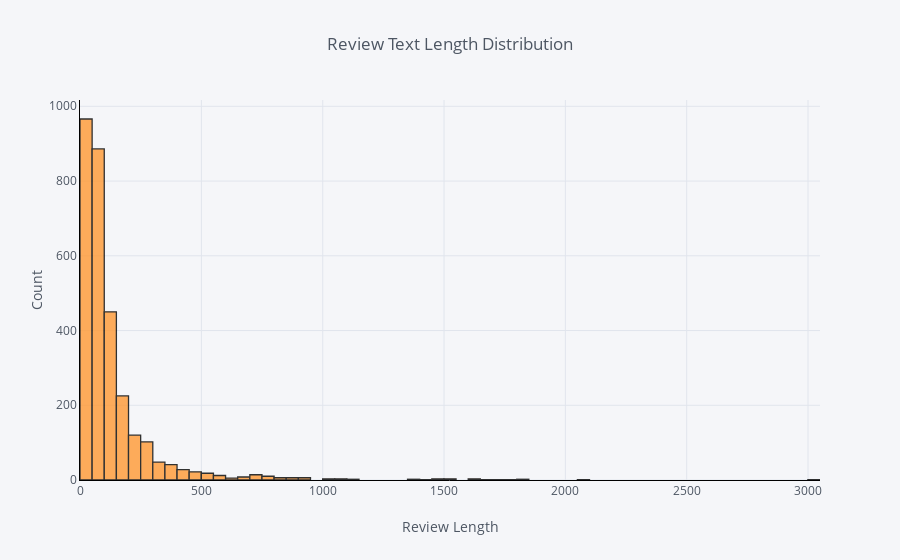

Notebook source saved alongside this figure:
### Markdown cell above
### 3.3 The distribution of review text lengths

### Code cell
mv_data['review_len'].iplot(
    kind='hist',
    bins=100,
    xTitle='Review Length',
    linecolor='black',
    yTitle='Count',
    title='Review Text Length Distribution')

### Figure 1 — Plotly figure (JSON) as saved in the notebook; plotly's stock layout.template omitted (floating-point values rounded to 4 significant figures; data arrays with more than 128 entries replaced by an {"elided": "..."} marker saying what was removed)
{"data": [{"histfunc": "count", "histnorm": "", "marker": {"color": "rgba(255, 153, 51, 1.0)", "line": {"color": "#000000", "width": 1.3}}, "name": "review_len", "nbinsx": 100, "opacity": 0.8, "orientation": "v", "type": "histogram", "uid": "3e49efa3-d64e-4ba4-9010-68d95c6ef373", "x": {"elided": "3000 int values"}}], "layout": {"barmode": "overlay", "legend": {"bgcolor": "#F5F6F9", "font": {"color": "#4D5663"}}, "paper_bgcolor": "#F5F6F9", "plot_bgcolor": "#F5F6F9", "title": {"font": {"color": "#4D5663"}, "text": "Review Text Length Distribution"}, "xaxis": {"gridcolor": "#E1E5ED", "linecolor": "black", "showgrid": true, "tickfont": {"color": "#4D5663"}, "title": {"font": {"color": "#4D5663"}, "text": "Review Length"}, "zerolinecolor": "#E1E5ED"}, "yaxis": {"gridcolor": "#E1E5ED", "linecolor": "black", "showgrid": true, "tickfont": {"color": "#4D5663"}, "title": {"font": {"color": "#4D5663"}, "text": "Count"}, "zerolinecolor": "#E1E5ED"}}}
